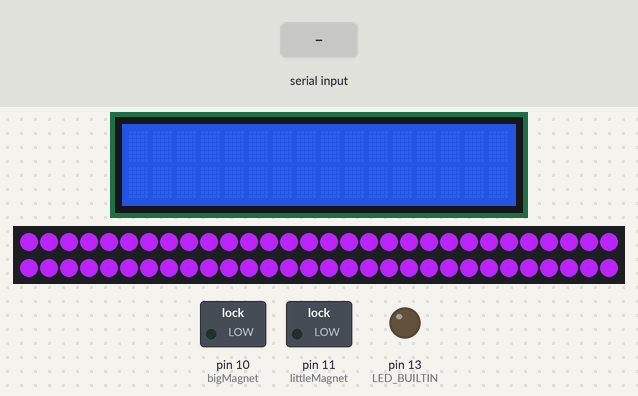
The sketch below on a simulated Arduino Uno, built with avr-gcc and run on an emulated ATmega328P. On the bench: 16×2 character LCD, 60 RGB LEDs in strip order, left to right, continuing on the next row, switched loads named in the sketch (green lamp = pin HIGH), output pins drawn as LEDs (lit = HIGH). Dashed ring = blinking. Inputs (shaded band) come from the test bench.

Above: at 1.2 s.
1.3 s: "90:45:200\n" received over Serial
At 1.55 s:
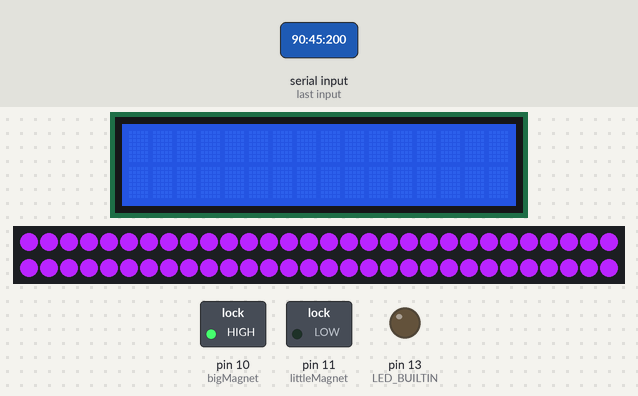
3.6 s: "30:150:10\n" received over Serial
At 4.61 s:
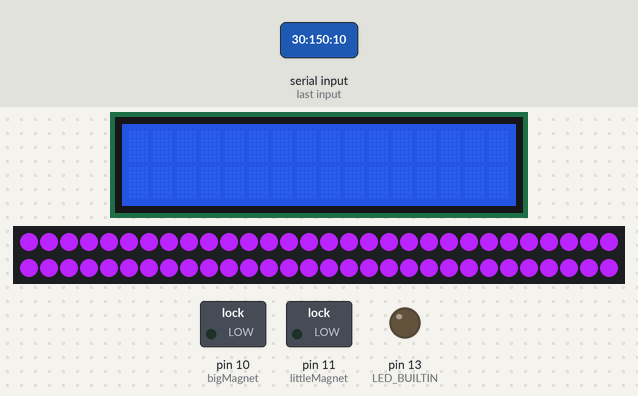
6.6 s: "5\n" received over Serial
9.6 s: "90:45\n" received over Serial
At 10.01 s:
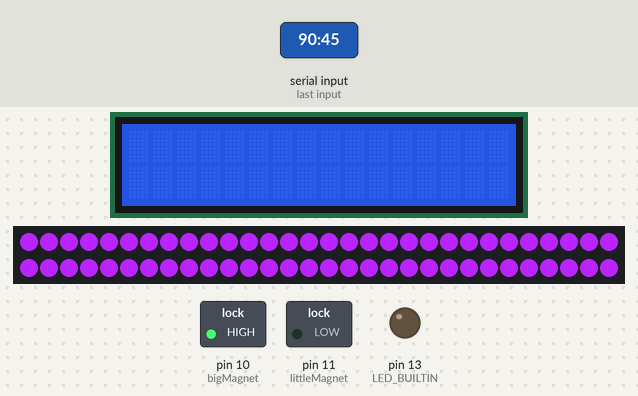
12.6 s: "90:45:200\n" received over Serial
At 14.01 s:
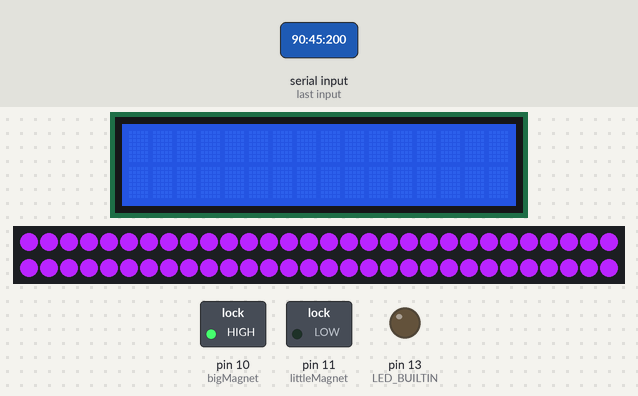
15.6 s: "30:150\n" received over Serial
Timing chart, 0 to 18.8 s (numbered marks = the images above; inputs shaded):
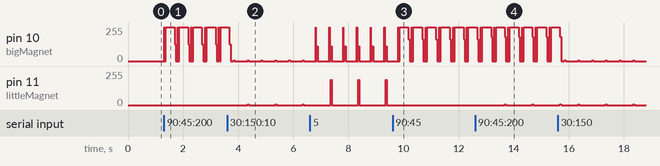

The sketch:

LCDtest.ino
```cpp
#include <Adafruit_LiquidCrystal.h>
#include <LiquidCrystal.h>
#include <Adafruit_NeoPixel.h>

#define LEDPIN            6   // Pin for Neopixel strip
#define NUMPIXELS         60  // Number of Neopixels
#define BAUDRATE          9600
#define BRIGHTNESS        100

Adafruit_NeoPixel strip = Adafruit_NeoPixel(NUMPIXELS, LEDPIN, NEO_GRB + NEO_KHZ800);
LiquidCrystal lcd(8, 9, 4, 5, 6, 7);

unsigned long previousMillis = 0;
const unsigned long interval = 50; // Color change interval

int bigMagnet = 10;
int littleMagnet = 11;
float timePerBeat = 0;
float timeOn = 0;
float timeOff = 0;
int initFlag = 1;
int readyToCook = 0;
float LEDtempo = 0;
int *bigMagArray = nullptr;
int *littleMagArray = nullptr;
int volArrayLenNum = 0; // Declare globally

unsigned long lastBigMagnetUpdate = 0;
unsigned long lastLittleMagnetUpdate = 0;
float bigMagnetOnDuration = 500;  // Duration in milliseconds
float littleMagnetOnDuration = 1000;

void setup() {
  lcd.begin(16, 2);
  pinMode(LED_BUILTIN, OUTPUT);
  pinMode(bigMagnet, OUTPUT);
  pinMode(littleMagnet, OUTPUT);

  Serial.begin(9600);
  strip.begin();
  for(int i = 0; i < strip.numPixels(); i++) {
    strip.setPixelColor(i, strip.Color(185, 36, 255));
  }
  strip.show();
}

void loop() {
   unsigned long currentMillis = millis();

   if (initFlag == 1) {
    initFlag = 0;
   } else {
    if (Serial.available() > 0) {
      String dataString = Serial.readStringUntil('\n');
      parseSerialData(dataString);
    }

    if (readyToCook == 1) {
      pulseMagnets(currentMillis);
    }
  }
}

void parseSerialData(String data) {
  int delimiterOne = data.indexOf(':');
  int delimiterTwo = data.indexOf(':', delimiterOne + 1);
  int delimiterThree = data.indexOf(':', delimiterTwo + 1);

  String tempoString = data.substring(0, delimiterOne);
  String volArrayLen = data.substring(delimiterOne + 1, delimiterTwo);
  String bigMagArrayString = data.substring(delimiterTwo + 1, delimiterThree);
  String littleMagArrayString = data.substring(delimiterThree + 1);

  volArrayLenNum = volArrayLen.toInt();
  float tempo = tempoString.toFloat();

  delete[] bigMagArray;  // Free previous arrays
  bigMagArray = new int[volArrayLenNum];
  delete[] littleMagArray;
  littleMagArray = new int[volArrayLenNum];

  parseArrayData(bigMagArrayString, bigMagArray, volArrayLenNum);
  parseArrayData(littleMagArrayString, littleMagArray, volArrayLenNum);

  timePerBeat = 60 / tempo;
  timeOn = timePerBeat * 0.8;
  timeOff = timePerBeat - timeOn;

  if (timePerBeat < 1) {
    readyToCook = 1;
  }
}

void parseArrayData(String arrayString, int* array, int length) {
  int start = 0;
  int end = arrayString.indexOf(';');
  while (end != -1) {
    array[start] = arrayString.substring(start, end).toInt();
    start = end + 1;
    end = arrayString.indexOf(';', start);
  }
}

void pulseMagnets(unsigned long currentMillis) {
  if (currentMillis - lastBigMagnetUpdate >= bigMagnetOnDuration) {
    lastBigMagnetUpdate = currentMillis;
    for (int i = 0; i < volArrayLenNum; i++) {
      digitalWrite(bigMagnet, HIGH);
      delayMicroseconds(16 * bigMagArray[i]);  // Simulate variable pulse strength
      digitalWrite(bigMagnet, LOW);
    }
  }

  if (currentMillis - lastLittleMagnetUpdate >= littleMagnetOnDuration) {
    lastLittleMagnetUpdate = currentMillis;
    for (int i = 0; i < volArrayLenNum; i++) {
      digitalWrite(littleMagnet, HIGH);
      delayMicroseconds(littleMagArray[i]);
      digitalWrite(littleMagnet, LOW);
    }
  }
}
```

Measured:
- after the input at 1.3 s, pin 10 (bigMagnet): 0/255 → 255/255 at once, then repeats every 0.49 s: 0/255 0.04 s, 255/255 0.32 s, 124/255 0.04 s, 0/255 0.07 s, 255/255 0.02 s
- after the input at 3.6 s, pin 11 (littleMagnet): alternates 6/255 for 0.04 s and 0/255 for 0.96 s, starting after 0.74 s
- after the input at 9.6 s, pin 11 (littleMagnet): stops changing and stays 0/255
- after the input at 12.6 s, pin 11 (littleMagnet): alternates 6/255 for 0.04 s and 0/255 for 0.96 s, starting after 1.1 s
